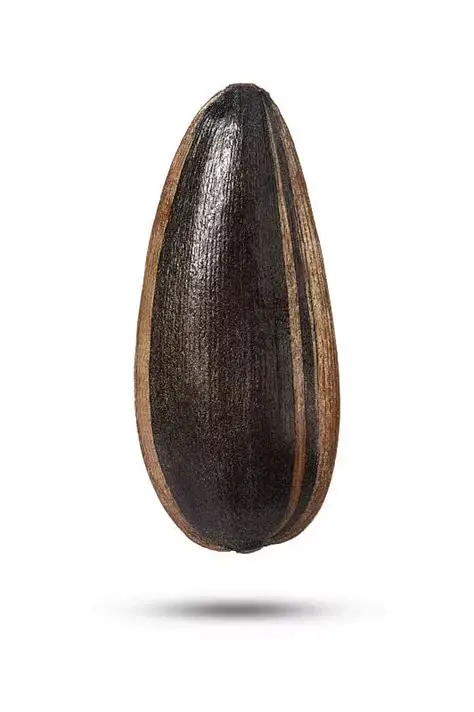
#> input picture 00_templates/guazi.png, 474 x 712 px, found by its file name
$ python main.py
#> lines starting #> are read from the running program, lines starting #| are printed output that depends on the picture; after the words box and inside, x2 and y2 are one past the last pixel; in counts of white or black regions, pixels touching at a corner belong together
import cv2
import numpy as np


def test_threshold():
    img = cv2.imread('00_templates/huahen.png', 0)
    cv2.imshow('guazi', img)
    _, mask = cv2.threshold(img, 180, 255, cv2.THRESH_TOZERO_INV)
    cv2.imshow('guazi_mask', mask)
    cv2.waitKey(0)

def test_adaptiveThreshold():
    img = cv2.imread('00_templates/huahen.png', 0)
    cv2.imshow('guazi', img)
    mask = cv2.adaptiveThreshold(img, 255, cv2.ADAPTIVE_THRESH_MEAN_C, cv2.THRESH_BINARY_INV, 5, 5)
    cv2.imshow('guazi_mask', mask)
    cv2.waitKey(0)

def onChangeFunc(value, img):
    threshold = cv2.getTrackbarPos('ThresHoldBar', 'WindowsBar')
    maxval = cv2.getTrackbarPos('MaxValBar', 'WindowsBar')
    _, mask = cv2.threshold(img, threshold, maxval, cv2.THRESH_BINARY_INV)
    cv2.imshow('WindowsBar', mask)

def test_OTSU():
    img = cv2.imread('00_templates/guazi.png', 0)
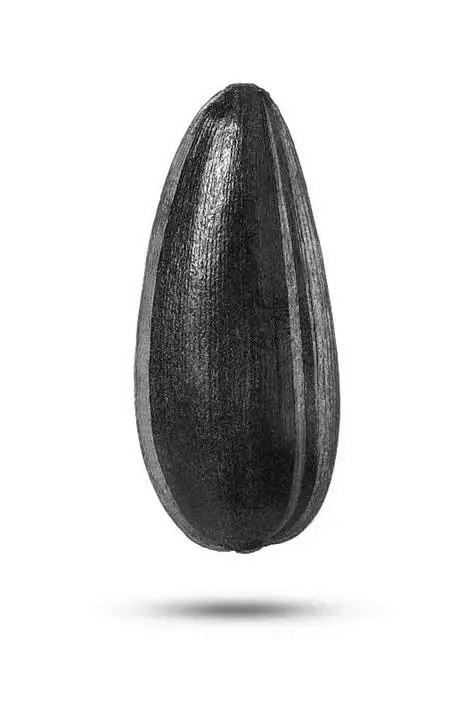
#> img: shape (712, 474); min 0, max 255, mean 212.7
    cv2.imshow('guazi', img)
    thresh, mask = cv2.threshold(img, 255, 180, cv2.THRESH_OTSU)
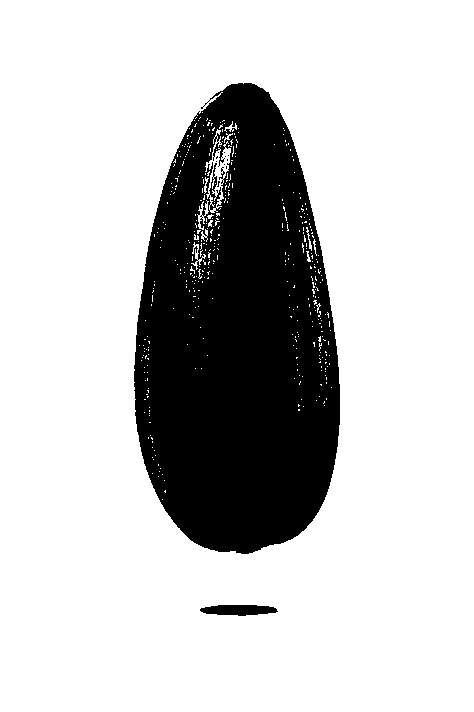
#> mask: shape (712, 474); values 0 (black) and 180 (white), 78.3% white; 12 black regions (10 under 20 px), largest, box (x1, y1, x2, y2) and area: (134, 83, 340, 554) 72612, (200, 605, 278, 616) 656
#> thresh = 159
    cv2.imshow('mask_guazi', mask)
    print('cv:', thresh)
#| cv: 159.0

def test_OTSU_myself():
    img = cv2.imread('00_templates/guazi.png', 0)
    # 先将二维图像展平成 1 维数组
    img_ravel = np.array(img).ravel().astype(np.uint8)
    print(img_ravel.shape)
#| (337488,)
    # 总的像素数目
    PixSum = img_ravel.size
#> PixSum = 337488
    print(PixSum)
#| 337488
    # 每个灰度值的像素数目
    PixCount = np.zeros(256)
    # 每个灰度值的像素数目所占的比例
    PixRate = np.zeros(256)
    # (1) 统计每个灰度值的像素数目
    for i in range(PixSum):
        PixCount[img_ravel[i]] += 1
#> after the loop, PixCount = 256 values, max 240468 at index 255, min 7 at index 0, mean 1318.3
    # (2) 统计每个灰度值的像素数目所占的比例
    PixRate = PixCount*1.0/PixSum
#> PixRate = 256 values, max 0.713 at index 255, min 2.07e-05 at index 0, mean 0.00391
    # (3) 确定使得类间方差最大对应的阈值
    thresh = OTUS_find_max_var(PixRate)
#> the loop in OTUS_find_max_var, `for i in range(1, 256):` made 255 passes
#> (w1, w2, u1, u2, var, max_var) on passes 1 to 12: (2.07e-05, 1, 0, 212.7, 0.939, 0.939), (5.63e-05, 1, 0.632, 212.7, 2.53, 2.53), (0.000104, 1, 1.26, 212.7, 4.64, 4.64), (0.000169, 1, 1.93, 212.8, 7.51, 7.51), (0.000231, 1, 2.49, 212.8, 10.22, 10.22), (0.000279, 1, 2.91, 212.8, 12.26, 12.26), (0.000388, 1, 3.79, 212.8, 16.95, 16.95), (0.000507, 0.999, 4.54, 212.8, 21.97, 21.97), (0.000631, 0.999, 5.22, 212.9, 27.19, 27.19), (0.000773, 0.999, 5.92, 212.9, 33.1, 33.1), (0.00096, 0.999, 6.71, 212.9, 40.78, 40.78), (0.00104, 0.999, 7.05, 212.9, 44.16, 44.16)
#> (w1, w2, u1) on pass 100: (0.175, 0.825, 51.89)
#> after the loop in OTUS_find_max_var, `for i in range(1, 256):`: max_var = 5953.8; thresh = 160
#> thresh = 160

    _, mask = cv2.threshold(img, thresh, 180, cv2.THRESH_BINARY)
#> mask: shape (712, 474); values 0 (black) and 180 (white), 78.3% white; 12 black regions (10 under 20 px), largest, box (x1, y1, x2, y2) and area: (134, 83, 340, 554) 72669, (199, 605, 278, 616) 685
    cv2.imshow('my_OTSU', mask)
    print('my_OTSU:', thresh)
#| my_OTSU: 160

def OTUS_find_max_var(PixRate):
    max_var = 0
    thresh = 0
    # 确定使得类间方差最大对应的阈值 1-255?
    for i in range(1, 256):
        # 背景
        u1_item = 0.0
        # 前景
        u2_item = 0.0
        # (1) 背景像素的比例
        w1 = np.sum(PixRate[:i])
        # (2) 前景像素的比例
        w2 = 1.0 - w1
        if w1 == 0 or w2 == 0:
            pass
        else:
            for m in range(i):
                u1_item = u1_item + PixRate[m]*m
            u1 = u1_item*1.0 / w1
            for n in range(i, 256):
                u2_item = u2_item + PixRate[n]*n
            u2 = u2_item*1.0 / w2
            # (3) 计算类间方差 忘了就查一下公式 下面的式子是经过推导以后的结果
            var = w1*w2*np.power((u1-u2), 2)
            if max_var < var:
                max_var = var
                thresh = i
    return thresh

if __name__ == '__main__':
    # [6 lines of commented-out code are left out]
    test_OTSU()
    test_OTSU_myself()
    cv2.waitKey(0)
